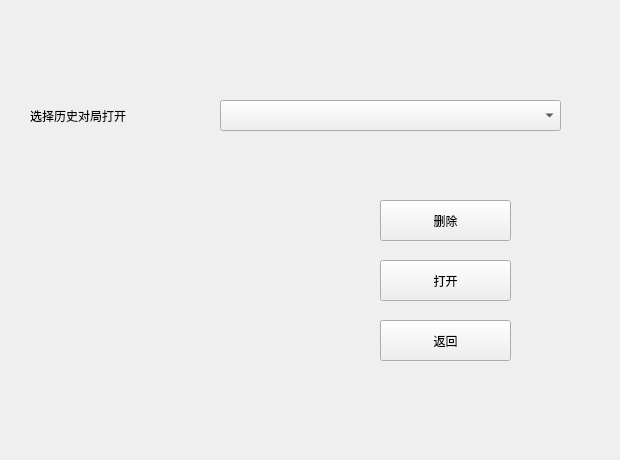
<?xml version="1.0" encoding="UTF-8"?>
<ui version="4.0">
 <class>History</class>
 <widget class="QWidget" name="History">
  <property name="geometry">
   <rect>
    <x>0</x>
    <y>0</y>
    <width>620</width>
    <height>460</height>
   </rect>
  </property>
  <property name="minimumSize">
   <size>
    <width>620</width>
    <height>460</height>
   </size>
  </property>
  <property name="maximumSize">
   <size>
    <width>620</width>
    <height>460</height>
   </size>
  </property>
  <property name="windowTitle">
   <string>历史记录</string>
  </property>
  <widget class="QComboBox" name="HistoryList">
   <property name="geometry">
    <rect>
     <x>220</x>
     <y>100</y>
     <width>341</width>
     <height>31</height>
    </rect>
   </property>
   <property name="maximumSize">
    <size>
     <width>341</width>
     <height>31</height>
    </size>
   </property>
  </widget>
  <widget class="QLabel" name="label">
   <property name="geometry">
    <rect>
     <x>30</x>
     <y>80</y>
     <width>231</width>
     <height>71</height>
    </rect>
   </property>
   <property name="text">
    <string>选择历史对局打开</string>
   </property>
  </widget>
  <widget class="QPushButton" name="pushButton">
   <property name="geometry">
    <rect>
     <x>380</x>
     <y>260</y>
     <width>131</width>
     <height>41</height>
    </rect>
   </property>
   <property name="cursor">
    <cursorShape>PointingHandCursor</cursorShape>
   </property>
   <property name="text">
    <string>打开</string>
   </property>
  </widget>
  <widget class="QLabel" name="board_preview">
   <property name="geometry">
    <rect>
     <x>70</x>
     <y>170</y>
     <width>241</width>
     <height>241</height>
    </rect>
   </property>
   <property name="text">
    <string/>
   </property>
   <property name="alignment">
    <set>Qt::AlignmentFlag::AlignCenter</set>
   </property>
  </widget>
  <widget class="QLabel" name="label_2">
   <property name="geometry">
    <rect>
     <x>-10</x>
     <y>-10</y>
     <width>681</width>
     <height>511</height>
    </rect>
   </property>
   <property name="text">
    <string/>
   </property>
   <property name="pixmap">
    <pixmap resource="picture.qrc">:/pictures/board_background.png</pixmap>
   </property>
  </widget>
  <widget class="QPushButton" name="save_delete">
   <property name="geometry">
    <rect>
     <x>380</x>
     <y>200</y>
     <width>131</width>
     <height>41</height>
    </rect>
   </property>
   <property name="cursor">
    <cursorShape>PointingHandCursor</cursorShape>
   </property>
   <property name="text">
    <string>删除</string>
   </property>
  </widget>
  <widget class="QPushButton" name="pushButton_2">
   <property name="geometry">
    <rect>
     <x>380</x>
     <y>320</y>
     <width>131</width>
     <height>41</height>
    </rect>
   </property>
   <property name="cursor">
    <cursorShape>PointingHandCursor</cursorShape>
   </property>
   <property name="text">
    <string>返回</string>
   </property>
  </widget>
  <zorder>label_2</zorder>
  <zorder>label</zorder>
  <zorder>HistoryList</zorder>
  <zorder>pushButton</zorder>
  <zorder>board_preview</zorder>
  <zorder>save_delete</zorder>
  <zorder>pushButton_2</zorder>
 </widget>
 <resources>
  <include location="picture.qrc"/>
 </resources>
 <connections/>
</ui>
